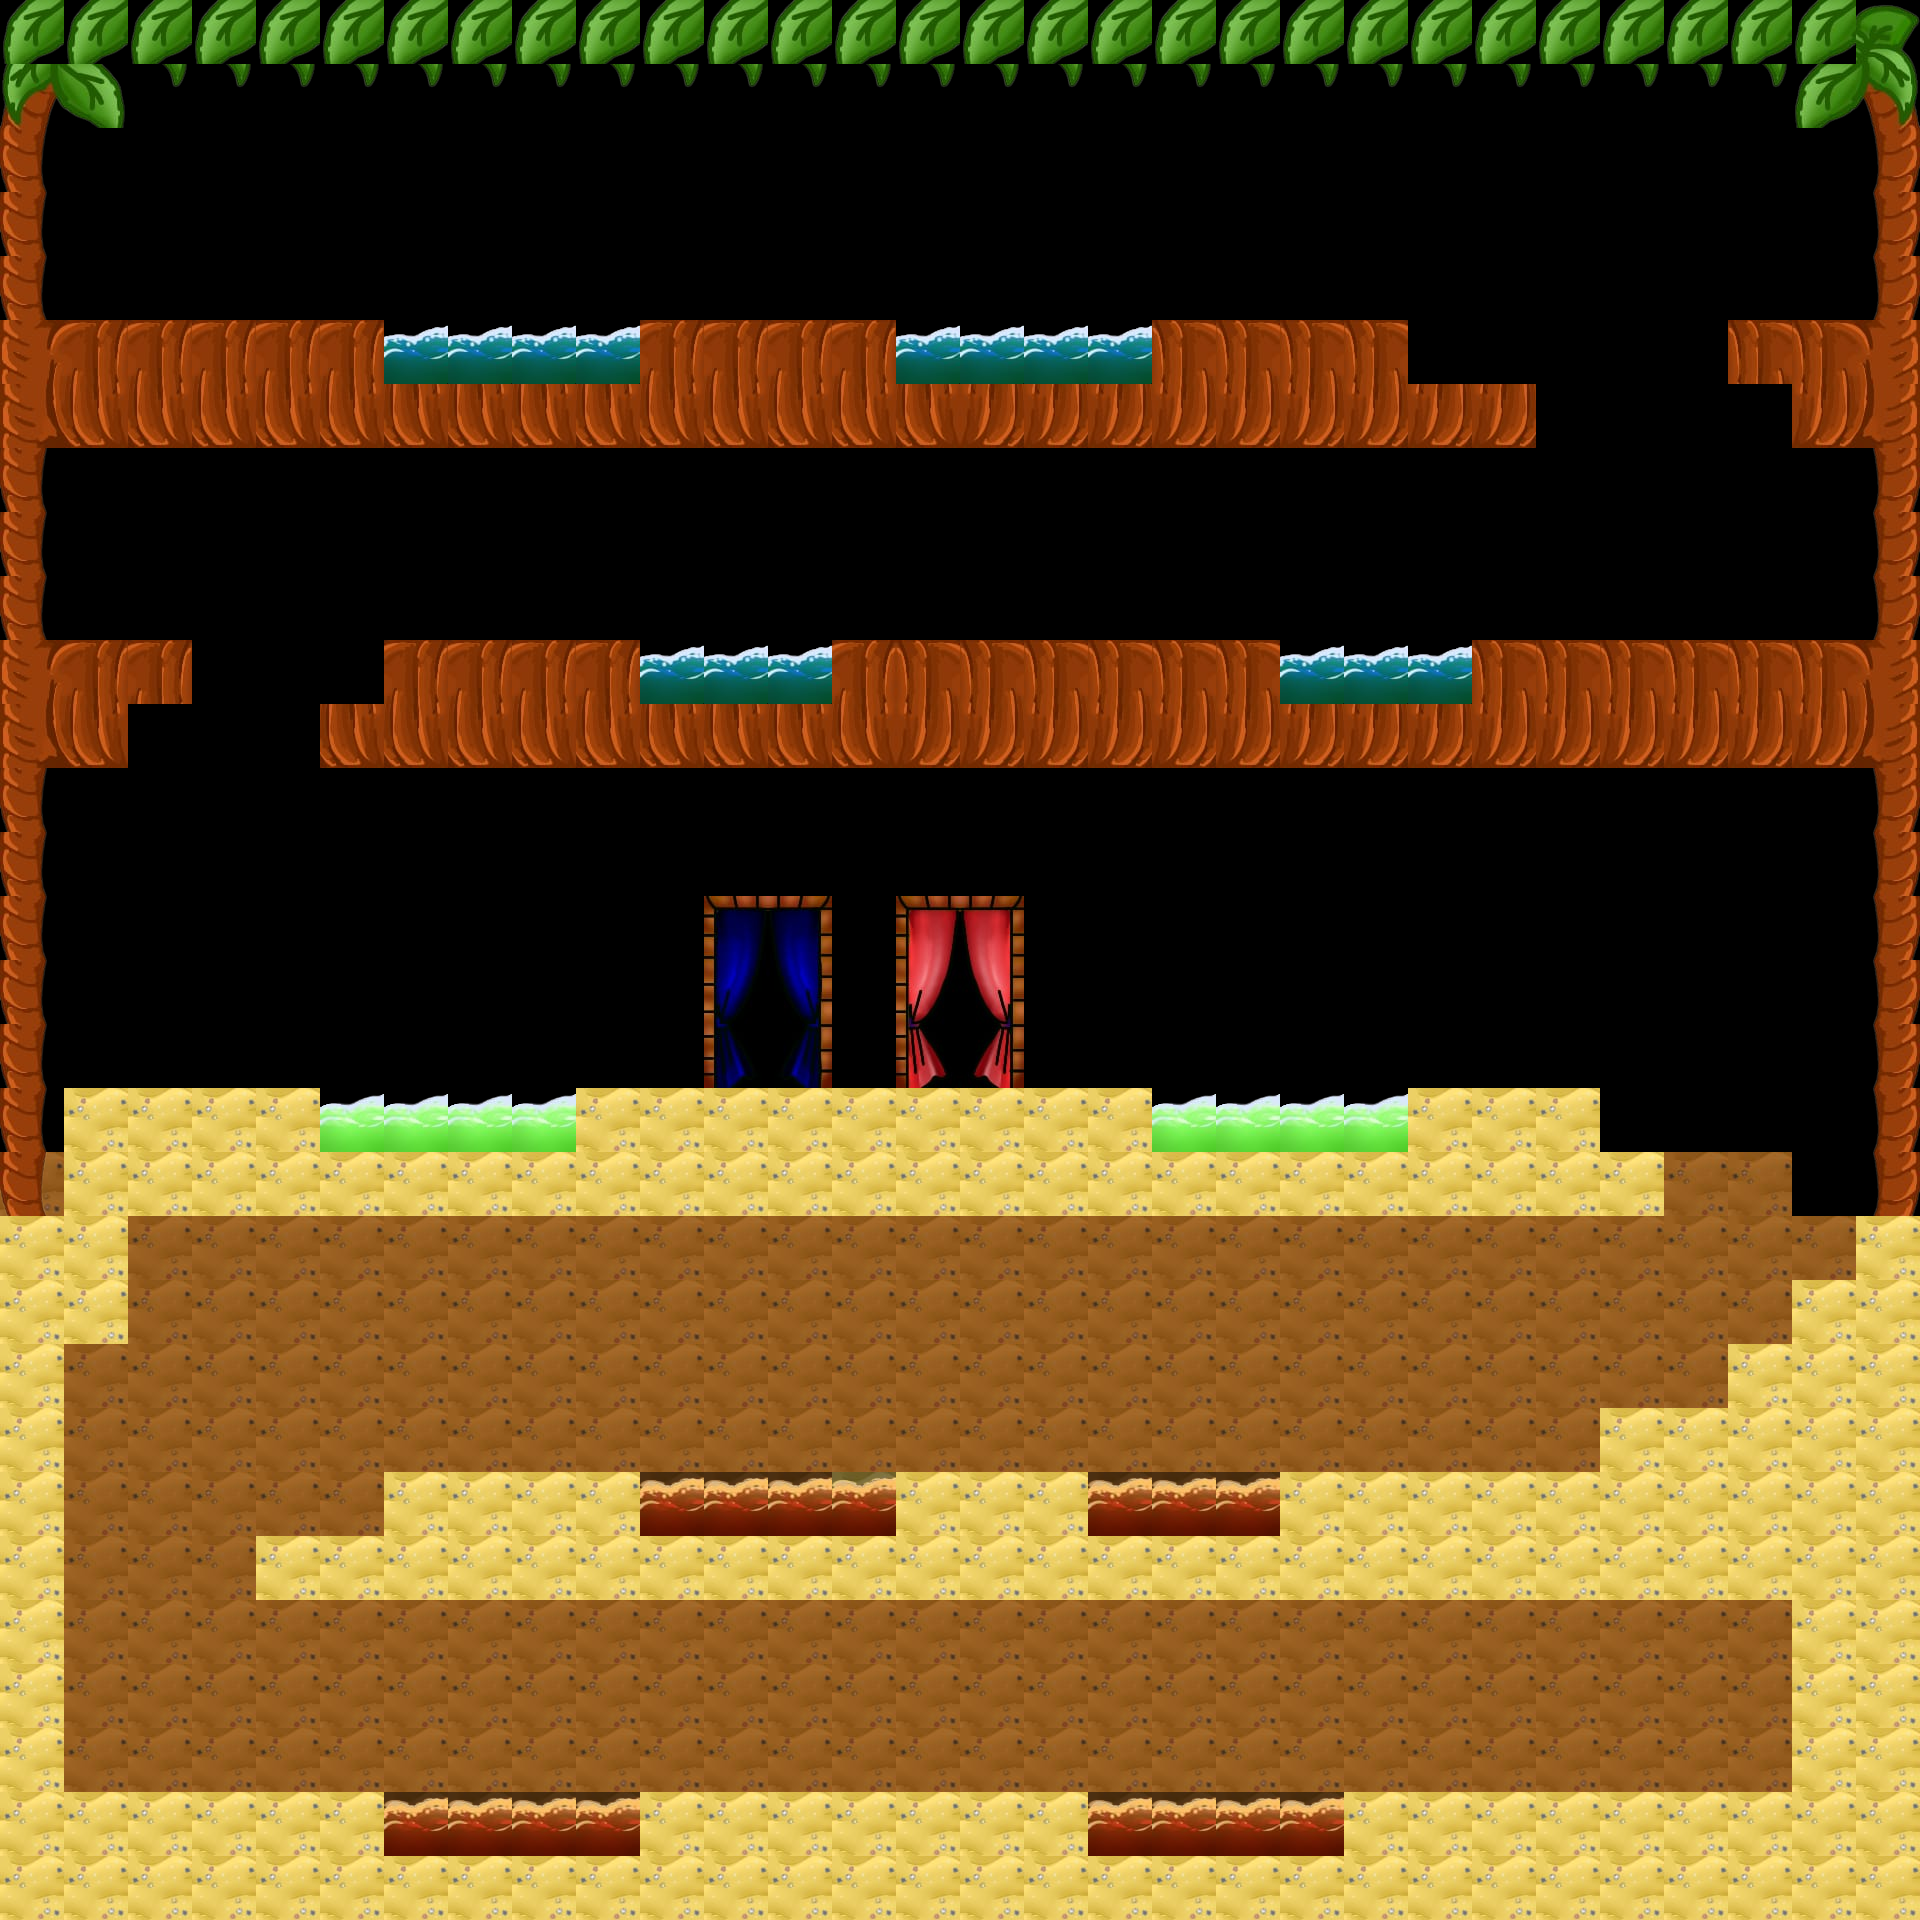

This is a level from a 2D game, rendered from its Tiled map with the project's own tilesets. A one-line summary and the map file follow, with tile-layer data summarised:
An orthogonal 30x30 tile map with 64x64 px tiles, 7 tile layers (Capa de patrones 4, Capa de patrones 1, Capa de patrones 2, Capa de patrones 3, ...), 11 tilesets.

<map version="1.10" tiledversion="1.12.1" orientation="orthogonal" renderorder="right-down" width="30" height="30" tilewidth="64" tileheight="64" infinite="0" nextlayerid="9" nextobjectid="1">
 <tileset firstgid="1" source="arena.tsx" />
 <tileset firstgid="2" source="palmera.tsx" />
 <tileset firstgid="8" source="tronco derecha.tsx" />
 <tileset firstgid="12" source="troncoizquierda.tsx" />
 <tileset firstgid="16" source="palmeraderecha.tsx" />
 <tileset firstgid="22" source="puertachico.tsx" />
 <tileset firstgid="28" source="puertachica.tsx" />
 <tileset firstgid="34" source="arenafondo.tsx" />
 <tileset firstgid="35" source="lava1-removebg-preview.tsx" />
 <tileset firstgid="36" source="agua-removebg-preview.tsx" />
 <tileset firstgid="37" source="veneno-removebg-preview.tsx" />
 <layer id="5" name="Capa de patrones 4" width="30" height="30">
  <data>[900 cells, 321 non-empty, 1 distinct tile ids]</data>
 </layer>
 <layer id="1" name="Capa de patrones 1" width="30" height="30">
  <data>[900 cells, 342 non-empty, 17 distinct tile ids]</data>
 </layer>
 <layer id="3" name="Capa de patrones 2" width="30" height="30">
  <data>[900 cells, 6 non-empty, 6 distinct tile ids]</data>
 </layer>
 <layer id="4" name="Capa de patrones 3" width="30" height="30">
  <data>[900 cells, 6 non-empty, 6 distinct tile ids]</data>
 </layer>
 <layer id="6" name="Capa de patrones 5" width="30" height="30">
  <data>[900 cells, 15 non-empty, 1 distinct tile ids]</data>
 </layer>
 <layer id="7" name="agua" width="30" height="30">
  <data>[900 cells, 14 non-empty, 1 distinct tile ids]</data>
 </layer>
 <layer id="8" name="Capa de patrones 7" width="30" height="30">
  <data>[900 cells, 8 non-empty, 1 distinct tile ids]</data>
 </layer>
</map>
